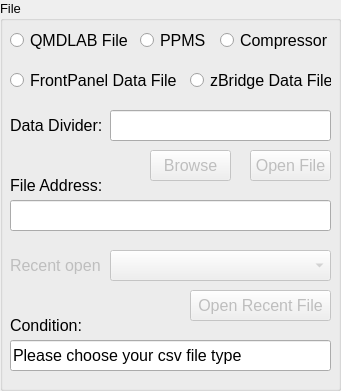
             <widget class="QGroupBox" name="groupBox_file">
              <property name="geometry">
               <rect>
                <x>10</x>
                <y>0</y>
                <width>341</width>
                <height>391</height>
               </rect>
              </property>
              <property name="font">
               <font>
                <pointsize>10</pointsize>
               </font>
              </property>
              <property name="title">
               <string>File</string>
              </property>
              <widget class="QLineEdit" name="lineEdit_address">
               <property name="geometry">
                <rect>
                 <x>10</x>
                 <y>200</y>
                 <width>321</width>
                 <height>31</height>
                </rect>
               </property>
               <property name="font">
                <font>
                 <pointsize>12</pointsize>
                </font>
               </property>
              </widget>
              <widget class="QPushButton" name="pushButton_browse">
               <property name="enabled">
                <bool>false</bool>
               </property>
               <property name="geometry">
                <rect>
                 <x>150</x>
                 <y>150</y>
                 <width>81</width>
                 <height>31</height>
                </rect>
               </property>
               <property name="font">
                <font>
                 <pointsize>12</pointsize>
                </font>
               </property>
               <property name="text">
                <string>Browse</string>
               </property>
              </widget>
              <widget class="QLabel" name="label">
               <property name="geometry">
                <rect>
                 <x>10</x>
                 <y>170</y>
                 <width>91</width>
                 <height>31</height>
                </rect>
               </property>
               <property name="font">
                <font>
                 <pointsize>12</pointsize>
                </font>
               </property>
               <property name="text">
                <string>File Address:</string>
               </property>
              </widget>
              <widget class="QLabel" name="label_4">
               <property name="geometry">
                <rect>
                 <x>10</x>
                 <y>310</y>
                 <width>81</width>
                 <height>31</height>
                </rect>
               </property>
               <property name="font">
                <font>
                 <pointsize>12</pointsize>
                </font>
               </property>
               <property name="text">
                <string>Condition:</string>
               </property>
              </widget>
              <widget class="QLineEdit" name="lineEdit_condition">
               <property name="geometry">
                <rect>
                 <x>10</x>
                 <y>340</y>
                 <width>321</width>
                 <height>31</height>
                </rect>
               </property>
               <property name="font">
                <font>
                 <pointsize>12</pointsize>
                </font>
               </property>
               <property name="text">
                <string>Please choose your csv file type</string>
               </property>
              </widget>
              <widget class="QLabel" name="label_10">
               <property name="geometry">
                <rect>
                 <x>10</x>
                 <y>110</y>
                 <width>91</width>
                 <height>31</height>
                </rect>
               </property>
               <property name="font">
                <font>
                 <pointsize>12</pointsize>
                </font>
               </property>
               <property name="text">
                <string>Data Divider:</string>
               </property>
              </widget>
              <widget class="QLineEdit" name="lineEdit_divider">
               <property name="geometry">
                <rect>
                 <x>110</x>
                 <y>110</y>
                 <width>221</width>
                 <height>31</height>
                </rect>
               </property>
               <property name="font">
                <font>
                 <pointsize>12</pointsize>
                </font>
               </property>
               <property name="text">
                <string/>
               </property>
              </widget>
              <widget class="QRadioButton" name="radioButton_qmd">
               <property name="geometry">
                <rect>
                 <x>10</x>
                 <y>30</y>
                 <width>121</width>
                 <height>21</height>
                </rect>
               </property>
               <property name="font">
                <font>
                 <pointsize>12</pointsize>
                </font>
               </property>
               <property name="text">
                <string>QMDLAB File</string>
               </property>
               <property name="checked">
                <bool>false</bool>
               </property>
              </widget>
              <widget class="QRadioButton" name="radioButton_frontpanel">
               <property name="geometry">
                <rect>
                 <x>10</x>
                 <y>70</y>
                 <width>171</width>
                 <height>21</height>
                </rect>
               </property>
               <property name="font">
                <font>
                 <pointsize>12</pointsize>
                </font>
               </property>
               <property name="text">
                <string>FrontPanel Data File</string>
               </property>
              </widget>
              <widget class="QRadioButton" name="radioButton_ppms">
               <property name="geometry">
                <rect>
                 <x>140</x>
                 <y>30</y>
                 <width>71</width>
                 <height>21</height>
                </rect>
               </property>
               <property name="font">
                <font>
                 <pointsize>12</pointsize>
                </font>
               </property>
               <property name="text">
                <string>PPMS</string>
               </property>
               <property name="checked">
                <bool>false</bool>
               </property>
              </widget>
              <widget class="QPushButton" name="pushButton_openfile">
               <property name="enabled">
                <bool>false</bool>
               </property>
               <property name="geometry">
                <rect>
                 <x>250</x>
                 <y>150</y>
                 <width>81</width>
                 <height>31</height>
                </rect>
               </property>
               <property name="font">
                <font>
                 <pointsize>12</pointsize>
                </font>
               </property>
               <property name="text">
                <string>Open File</string>
               </property>
              </widget>
              <widget class="QLabel" name="label_11">
               <property name="enabled">
                <bool>false</bool>
               </property>
               <property name="geometry">
                <rect>
                 <x>10</x>
                 <y>250</y>
                 <width>91</width>
                 <height>31</height>
                </rect>
               </property>
               <property name="font">
                <font>
                 <pointsize>12</pointsize>
                </font>
               </property>
               <property name="text">
                <string>Recent open:</string>
               </property>
              </widget>
              <widget class="QComboBox" name="comboBox_recent">
               <property name="enabled">
                <bool>false</bool>
               </property>
               <property name="geometry">
                <rect>
                 <x>110</x>
                 <y>250</y>
                 <width>221</width>
                 <height>31</height>
                </rect>
               </property>
               <property name="font">
                <font>
                 <pointsize>12</pointsize>
                </font>
               </property>
              </widget>
              <widget class="QPushButton" name="pushButton_recent">
               <property name="enabled">
                <bool>false</bool>
               </property>
               <property name="geometry">
                <rect>
                 <x>190</x>
                 <y>290</y>
                 <width>141</width>
                 <height>31</height>
                </rect>
               </property>
               <property name="font">
                <font>
                 <pointsize>12</pointsize>
                </font>
               </property>
               <property name="text">
                <string>Open Recent File</string>
               </property>
              </widget>
              <widget class="QRadioButton" name="radioButton_zbridge">
               <property name="enabled">
                <bool>true</bool>
               </property>
               <property name="geometry">
                <rect>
                 <x>190</x>
                 <y>70</y>
                 <width>141</width>
                 <height>21</height>
                </rect>
               </property>
               <property name="font">
                <font>
                 <pointsize>12</pointsize>
                </font>
               </property>
               <property name="text">
                <string>zBridge Data File</string>
               </property>
              </widget>
              <widget class="QRadioButton" name="radioButton_compressor">
               <property name="geometry">
                <rect>
                 <x>220</x>
                 <y>30</y>
                 <width>121</width>
                 <height>21</height>
                </rect>
               </property>
               <property name="font">
                <font>
                 <pointsize>12</pointsize>
                </font>
               </property>
               <property name="text">
                <string>Compressor</string>
               </property>
               <property name="checked">
                <bool>false</bool>
               </property>
              </widget>
             </widget>
